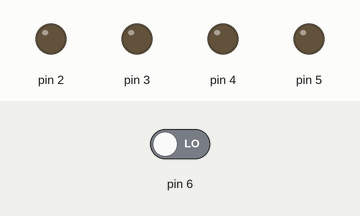
Simulated run of this sketch. Board: Arduino Uno, built with avr-gcc and run on an emulated ATmega328P. Parts: output pins drawn as LEDs (lit = HIGH). Dashed ring = blinking. Inputs (shaded band) come from the test bench; at power-on: pin 6 LOW.

Above: at 1.8 s.
1.9 s: pin 6 driven HIGH
At 2.4 s:
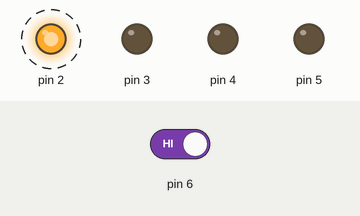
At 4.4 s:
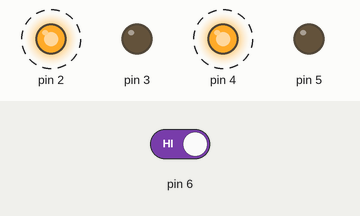
4.9 s: pin 6 driven LOW
At 5.9 s:
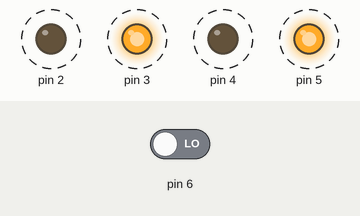
7.9 s: pin 6 driven HIGH
Timing chart, 0 to 16.9 s (numbered marks = the images above; inputs shaded):
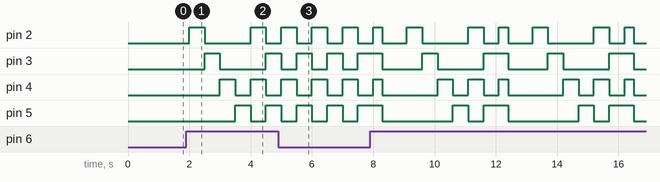

Measured:
- after the input at 1.9 s, pin 2: alternates HIGH for 0.50 s and LOW for 1.5 s, starting after 0.10 s; pin 3: LOW → HIGH after 0.60 s, → LOW 0.50 s later, → HIGH 1.5 s later; pin 4: alternates HIGH for 0.50 s and LOW for 0.50 s, starting after 1.1 s; pin 5: LOW → HIGH after 1.6 s, → LOW 0.50 s later, → HIGH 0.50 s later

The sketch:

sketch_dec23a.ino
```cpp
int state = 0;
int buttonState = 0;
void setup()
{
  pinMode(2, OUTPUT);
  pinMode(3, OUTPUT);
  pinMode(4, OUTPUT);
  pinMode(5, OUTPUT);
  pinMode(6, INPUT);
}

void loop()
{
  buttonState = digitalRead(6);
  if(buttonState==HIGH)
  {
    state=state+1;
  }
  if(state%4==0)
  {
    phase4();
    delay(500);
  }
  else if(state%4==1)
  {
    phase1();
  }
  else if(state%4==2)
  {
    phase2();
  }
  else
  {
    phase3();
  }
}

void phase1()
{
  digitalWrite(2,HIGH);
  digitalWrite(3,LOW);
  digitalWrite(4,LOW);
  digitalWrite(5,LOW);
  delay(500);
  digitalWrite(3,HIGH);
  digitalWrite(2,LOW);
  digitalWrite(4,LOW);
  digitalWrite(5,LOW);
  delay(500);
  digitalWrite(4,HIGH);
  digitalWrite(3,LOW);
  digitalWrite(2,LOW);
  digitalWrite(5,LOW);
  delay(500);
  digitalWrite(5,HIGH);
  digitalWrite(3,LOW);
  digitalWrite(4,LOW);
  digitalWrite(2,LOW);
  delay(500);
}

void phase2()
{
  digitalWrite(2,HIGH);
  digitalWrite(3,LOW);
  digitalWrite(4,HIGH);
  digitalWrite(5,LOW);
  delay(500);
  digitalWrite(2,LOW);
  digitalWrite(3,HIGH);
  digitalWrite(4,LOW);
  digitalWrite(5,HIGH);
  delay(500);
}

void phase3()
{
  digitalWrite(2,HIGH);
  digitalWrite(3,HIGH);
  digitalWrite(4,HIGH);
  digitalWrite(5,HIGH);
  delay(300);
  digitalWrite(2,LOW);
  digitalWrite(3,LOW);
  digitalWrite(4,LOW);
  digitalWrite(5,LOW);
  delay(300);
}

void phase4()
{
  digitalWrite(2,LOW);
  digitalWrite(3,LOW);
  digitalWrite(4,LOW);
  digitalWrite(5,LOW);
}
```
